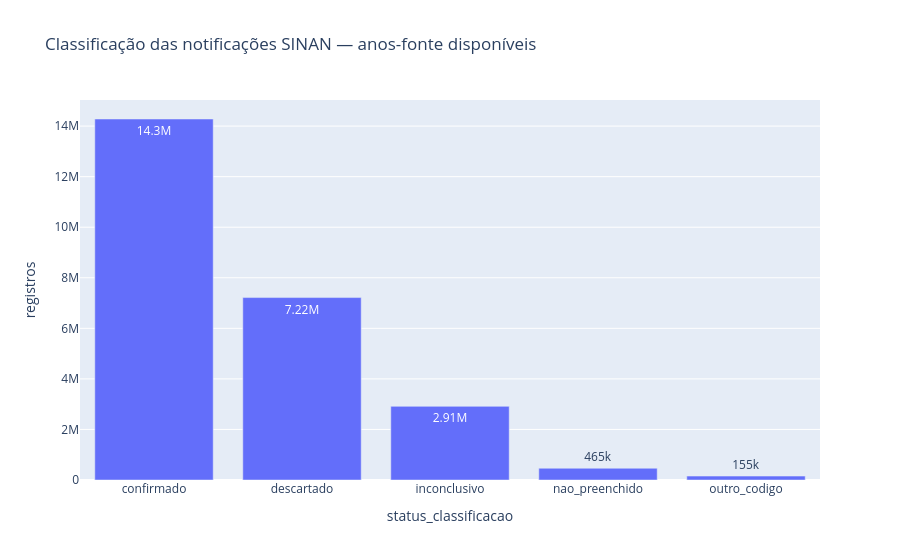

The notebook cell saved with this chart:
### Code cell
classificacao = (
    dados['classificacao']
    .group_by('status_classificacao')
    .agg(pl.col('registros').sum())
    .with_columns(
        (pl.col('registros') / pl.col('registros').sum() * 100).alias('percentual')
    )
    .sort('registros', descending=True)
)
display(classificacao)
fig = px.bar(
    classificacao.to_pandas(), x='status_classificacao', y='registros',
    text_auto='.3s', title='Classificação das notificações SINAN — anos-fonte disponíveis',
)
fig.show()

### Figure 1 — Plotly figure (JSON) as saved in the notebook; plotly's stock layout.template omitted (floating-point values rounded to 4 significant figures)
{"data": [{"hovertemplate": "status_classificacao=%{x}<br>registros=%{y}<extra></extra>", "legendgroup": "", "marker": {"color": "#636efa", "pattern": {"shape": ""}}, "name": "", "orientation": "v", "showlegend": false, "textposition": "auto", "texttemplate": "%{y:.3s}", "type": "bar", "x": ["confirmado", "descartado", "inconclusivo", "nao_preenchido", "outro_codigo"], "xaxis": "x", "y": [14280945, 7216926, 2913626, 464940, 154564], "yaxis": "y"}], "layout": {"barmode": "relative", "legend": {"tracegroupgap": 0}, "title": {"text": "Classificação das notificações SINAN — anos-fonte disponíveis"}, "xaxis": {"anchor": "y", "domain": [0.0, 1.0], "title": {"text": "status_classificacao"}}, "yaxis": {"anchor": "x", "domain": [0.0, 1.0], "title": {"text": "registros"}}}}
